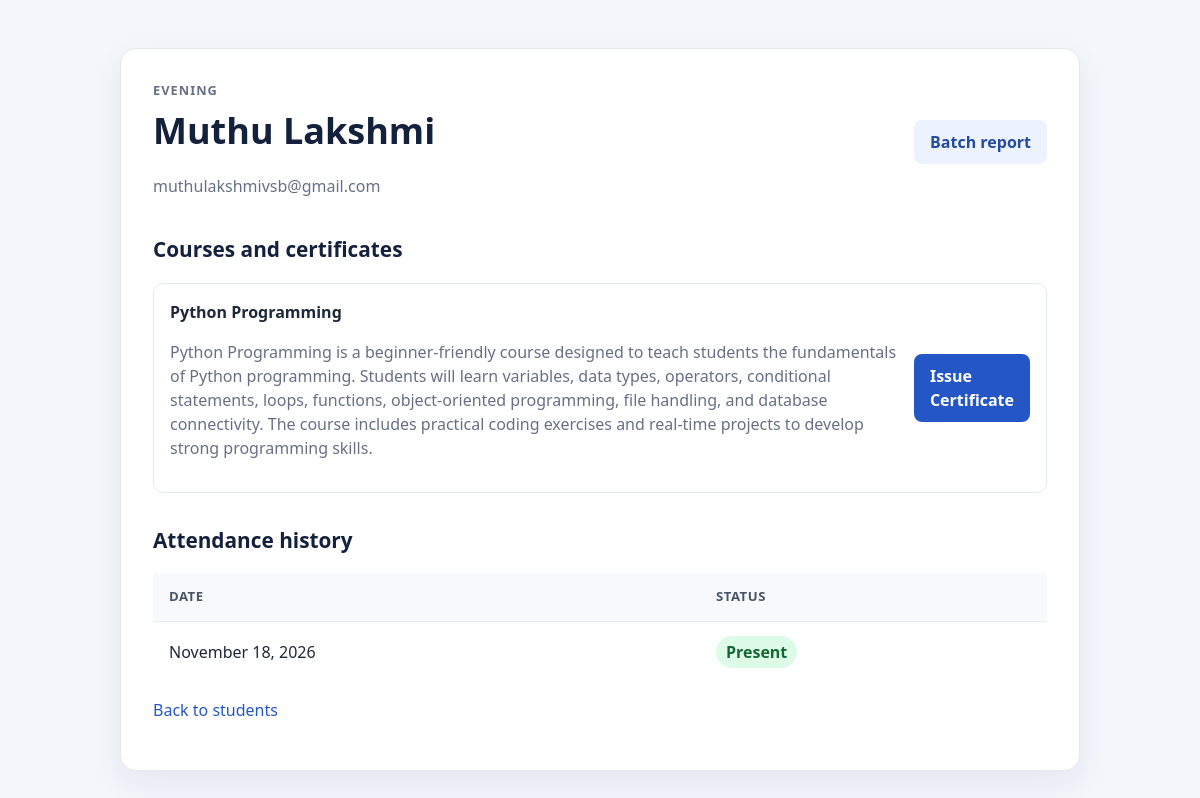
/students/1/attendance/, run on the app's committed database.
### sms/models.py (models this page shows, shortened)
class Student(models.Model):
    first_name = models.CharField(max_length=100)
    last_name = models.CharField(max_length=100)
    email = models.EmailField()
    phone_number = models.CharField(max_length=20)
    batch = models.ForeignKey(Batch, on_delete=models.CASCADE, related_name='students')
    courses = models.ManyToManyField(Course, related_name='students', blank=True)
    def __str__(self):
        return f'{self.first_name} {self.last_name}'

class Batch(models.Model):
    name = models.CharField(max_length=100)
    start_date = models.DateField()

class Course(models.Model):
    name = models.CharField(max_length=200)
    description = models.TextField()

class Attendance(models.Model):
    class Status(models.TextChoices):
        PRESENT = 'Present', 'Present'
        ABSENT = 'Absent', 'Absent'
        LATE = 'Late', 'Late'
    student = models.ForeignKey(
        Student, on_delete=models.CASCADE, related_name='attendance_records'
    )
    date = models.DateField()
    status = models.CharField(max_length=7, choices=Status.choices)

### sms/views.py (the view)
def student_attendance_report(request, student_id):
    student = get_object_or_404(
        Student.objects.select_related('batch'), pk=student_id
    )
    attendance_records = student.attendance_records.order_by('date', 'pk')
    return render(
        request,
        'sms/student_attendance_report.html',
        {
            'student': student,
            'attendance_records': attendance_records,
            'courses': student.courses.order_by('name'),
        },
    )

### sms/templates/sms/student_attendance_report.html (shortened to what this page needs)
<!DOCTYPE html>
<html lang="en">
<head>
    {% load static %}
    <link rel="stylesheet" href="{% static 'sms/styles.css' %}">
</head>
<body>
    <main class="page">
        <header class="page-header">
            <div>
                <p class="eyebrow">{{ student.batch.name }}</p>
                <h1>{{ student.first_name }} {{ student.last_name }}</h1>
                <p class="muted">{{ student.email }}</p>
            </div>
            <a class="button button-secondary" href="{% url 'attendance_report' student.batch_id %}">Batch report</a>
        </header>
        <section>
            <h2>Courses and certificates</h2>
            <ul class="batch-list">
                {% for course in courses %}
                    <li class="batch-item">
                        <div>
                            <strong>{{ course.name }}</strong>
                            <p class="muted">{{ course.description }}</p>
                        </div>
                        <a class="button" href="{% url 'issue_certificate' student.id course.id %}">Issue Certificate</a>
                    </li>
                {% empty %}
                    <li class="empty-state">No courses are assigned to this student.</li>
                {% endfor %}
            </ul>
        </section>
        <h2>Attendance history</h2>
        <div class="table-wrap">
            <table>
                <thead>
                    <tr>
                        <th>Date</th>
                        <th>Status</th>
                    </tr>
                </thead>
                <tbody>
                    {% for record in attendance_records %}
                        <tr>
                            <td>{{ record.date|date:"F j, Y" }}</td>
                            <td><span class="status status--{{ record.status|lower }}">{{ record.get_status_display }}</span></td>
                        </tr>
                    {% empty %}
                        <tr>
                            <td colspan="2">No attendance records yet.</td>
                        </tr>
                    {% endfor %}
                </tbody>
            </table>
        </div>
        <p><a href="{% url 'student_list' %}">Back to students</a></p>
    </main>
</body>
</html>

### sms/static/sms/styles.css (style rules this page uses)
:root { color-scheme: light; font-family: "Segoe UI", Arial, sans-serif; color: #1d2939; background: #f3f6fb; font-synthesis: none; }
* { box-sizing: border-box; }
body { margin: 0; line-height: 1.5; }
.page { width: min(100% - 32px, 960px); margin: 48px auto; padding: 32px; background: #fff; border: 1px solid #e4e9f1; border-radius: 16px; box-shadow: 0 12px 32px rgb(28 43 64 / 7%); }
h1, h2 { margin-top: 0; color: #14213d; }
h1 { margin-bottom: 20px; font-size: clamp(1.7rem, 4vw, 2.25rem); }
h2 { margin-top: 32px; font-size: 1.3rem; }
a { color: #2457c5; text-decoration: none; }
.actions, .page-header { display: flex; align-items: center; justify-content: space-between; gap: 16px; }
.page-header { margin-bottom: 24px; }
.page-header h1, .page-header p { margin-bottom: 4px; }
.eyebrow, .muted { color: #667085; }
.eyebrow { margin: 0 0 6px; font-size: 0.8rem; font-weight: 700; letter-spacing: 0.08em; text-transform: uppercase; }
.button, button { display: inline-block; padding: 10px 16px; border: 0; border-radius: 8px; background: #2457c5; color: #fff; font: inherit; font-weight: 600; cursor: pointer; }
.button-secondary { background: #edf2ff; color: #244ba0; }
.table-wrap { overflow-x: auto; }
table { width: 100%; border-collapse: collapse; text-align: left; }
th, td { padding: 14px 16px; border-bottom: 1px solid #e8edf4; }
th { background: #f7f9fc; color: #475467; font-size: 0.82rem; font-weight: 700; letter-spacing: 0.04em; text-transform: uppercase; }
tbody tr:last-child td { border-bottom: 0; }
.batch-list { display: grid; gap: 12px; padding: 0; list-style: none; }
.batch-item { display: flex; align-items: center; justify-content: space-between; gap: 16px; padding: 16px; border: 1px solid #e4e9f1; border-radius: 10px; }
.count, .status { display: inline-block; min-width: 38px; padding: 4px 10px; border-radius: 999px; font-weight: 700; text-align: center; }
.count--present, .status--present { background: #dcfce7; color: #166534; }

### data on the page
Student: batch.name "EVENING", first_name "Muthu", last_name "Lakshmi", email "muthulakshmivsb@gmail.com"
Course: name "Python Programming", description "Python Programming is a beginner-friendly course designed to teach students the fundamentals of Python programming. Students will learn variables, data types, operators, conditional statements, loops, functions, object-oriented programming, file handling, and database connectivity. The course includes practical coding exercises and real-time projects to develop strong programming skills."
Attendance: date "November 18, 2026", status "Present"
